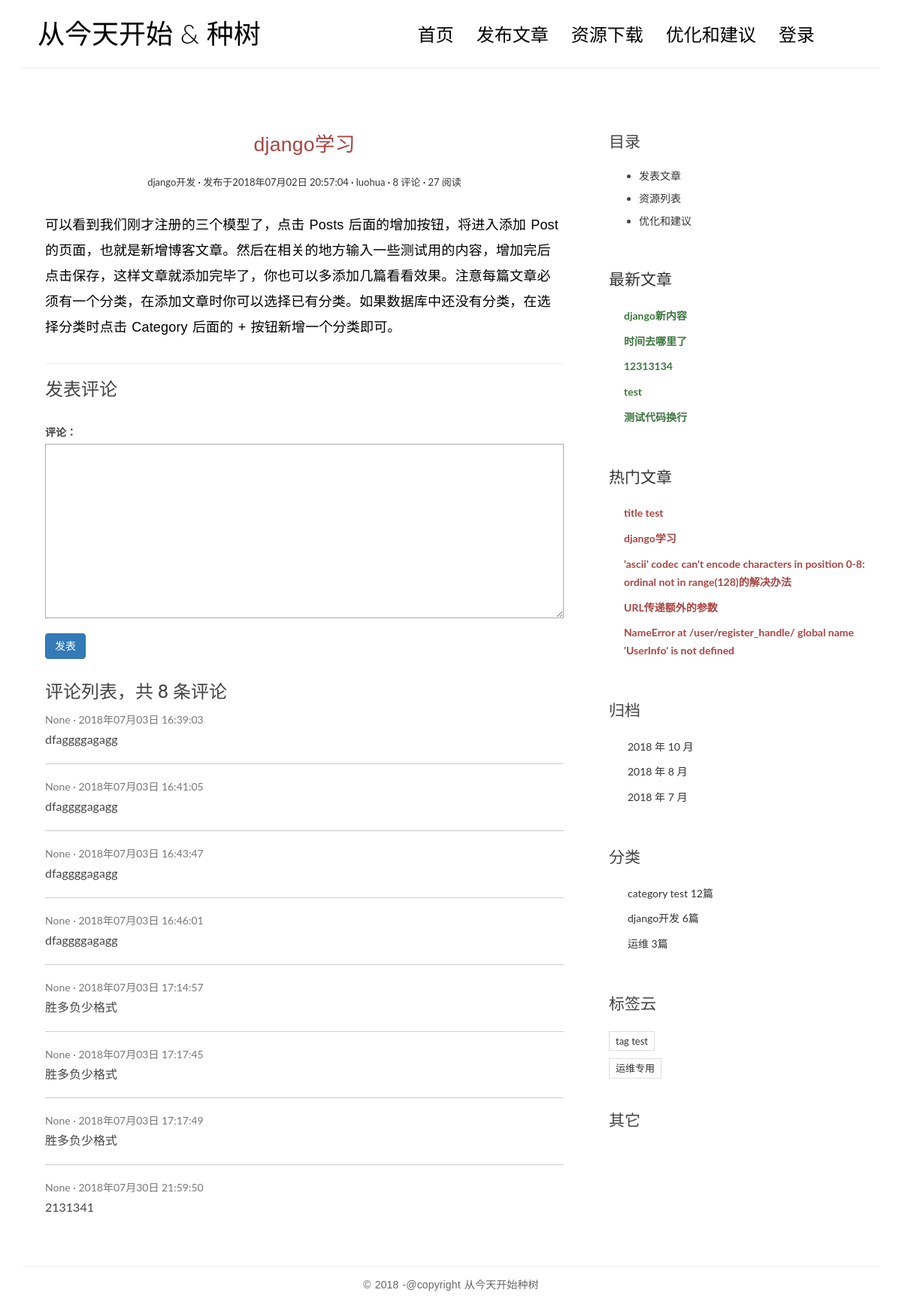
Before: /post/2/ with the older database file.
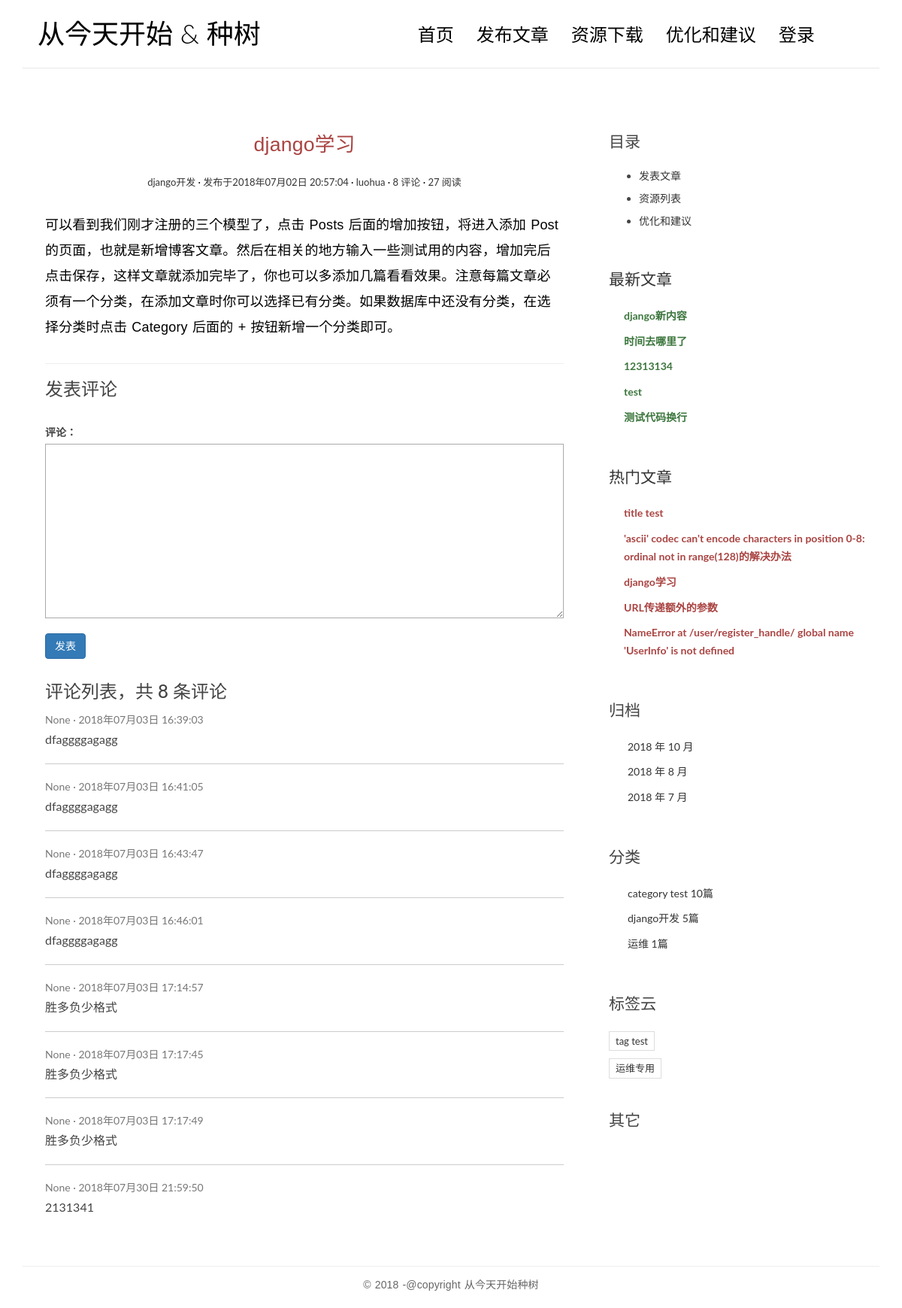
After: the same page with the newer database file.
### comments/models.py (models this page shows, shortened)
class Comment(models.Model):
    name = models.CharField(max_length=100)
    email = models.EmailField(max_length=255,blank=True)
    url = models.URLField(blank=True)
    text = models.TextField()
    create_time = models.DateTimeField(auto_now_add=True)
    post = models.ForeignKey('blog.Post')

### blog/models.py (models this page shows, shortened)
class Post(models.Model):
    title = models.CharField(max_length=100)
    body = models.TextField()
    create_time = models.DateTimeField()
    modify_time = models.DateTimeField()
    excerpt = models.CharField(max_length=200,blank=True)
    category = models.ForeignKey(Category)
    tags = models.ManyToManyField(Tag,blank=True)
    author = models.ForeignKey(User)
    view = models.PositiveIntegerField(default=0)
    def absolute_url(self):
        return reverse('blog:detail',kwargs={'pk':self.pk})
    def auto_increase_view(self):
        self.view +=1
        self.save(update_fields=['view'])

class Category(models.Model):
    name = models.CharField(max_length=100)

class Tag(models.Model):
    name = models.CharField(max_length=100)

### blog/views.py (the view)
# urls.py: url(r'^post/(?P<pk>[0-9]+)/$',views.detail,name='detail'),
def detail(request,pk):
    post = get_object_or_404(Post,pk=pk)
    post.auto_increase_view()
    form = CommentForm()
    comment_list = post.comment_set.all()
    post.body = markdown.markdown(post.body,
                                  extensions=[
                                      'markdown.extensions.extra',
                                      'markdown.extensions.codehilite',
                                      'markdown.extensions.toc',]
                                  )
    context = {"form":form,"post":post,"comment_list":comment_list,"comment_count":post.comment_set.count()}
    return render(request,'blog/detail.html', context =context)

### comments/forms.py
class CommentForm(forms.ModelForm):
    class Meta:
        model = Comment
        fields = ['text']

### blog/templatetags/blog_tags.py (called while the page is built)
@register.simple_tag
def get_recent_psots(num=5):
    return Post.objects.all().order_by('-create_time')[:num]

@register.simple_tag
def archives():
    return Post.objects.dates('create_time','month',order = 'DESC')

@register.simple_tag
def get_categorys():
    return Category.objects.annotate(num_count = Count('post')).filter(num_count__gt=0)

@register.simple_tag
def get_tag():
    return Tag.objects.annotate(num_count=Count('post')).filter(num_count__gt=0)

@register.simple_tag
def hot_article(num=5):
    return Post.objects.all().order_by('-view')[:num]

### templates/blog/detail.html (shortened to what this page needs)
{% extends 'base.html' %}
{% block main %}
<article class="post post-{{ post.pk }}">
  <header class="entry-header">
    <h1 class="entry-title"><p class="text-danger">{{ post.title }}</p></h1>
    <div class="entry-meta">
      <span class="post-category"><a href={% url 'blog:category' post.pk %}>{{ post.category.name }}</a></span>
      <span class="post-date"><a href="#"><time class="entry-date"
                                                datetime="{{ post.create_time|date:'Y年m月d日 H:i:s' }}">发布于{{ post.create_time|date:'Y年m月d日 H:i:s'}}</time></a></span>
      <span class="post-author"><a href="#"  color="red">{{ post.author }}</a></span>
      <span class="comments-link"><a href="#">{{ comment_count }} 评论</a></span>
      <span class="views-count"><a href="#">{{ post.view }} 阅读</a></span>
    </div>
  </header>
  <div class="entry-content clearfix">
    {{ post.body |safe}}
  </div>
</article>
                <section class="comment-area" id="comment-area">
                    <hr>
                    <h3>发表评论</h3>
                    <form action="{% url 'comments:post_comment' post.pk %}" method="post" class="comment-form">
                          <div class="row">
                              {% if user.is_authenticated %}
                                 <div class="col-md-12">
                              <label for="{{ form.text.id_for_label }}"></label>
                              {{ form.text }}
                              {{ form.text.errors }}
                              <button type="submit" class="btn btn-primary">发表</button>
                            </div>
                            {% else %}
                            <div class="col-md-4">
                            </div>
                            <div class="col-md-4">
                            </div>
                            <div class="col-md-12">
                              <label for="{{ form.text.id_for_label }}">评论：</label>
                              {{ form.text }}
                              <button type="submit" class="btn btn-primary">发表</button>
                            </div>
                              {% endif %}
                          </div>
                        </form>
                    <div class="comment-list-panel">
                        <h3>评论列表，共 <span>{{comment_count }}</span> 条评论</h3>
                        <ul class="comment-list list-unstyled">
                            {% for comment in comment_list %}
                            <li class="comment-item">
                                <span class="nickname">{{ comment.name }}</span>
                                <time class="submit-date">{{ comment.create_time|date:'Y年m月d日 H:i:s ' }}</time>
                                <div class="text">
                                    {{ comment.text }}
                                </div>
                            </li>
                            {% empty %}
                                暂无评论
                            {% endfor %}
                        </ul>
                    </div>
                </section>
{% endblock main %}
{% block toc %}
    <div class="widget widget-content">
        <h3 class="widget-title">目录</h3>
        <ul>
            <li>
                <a href="#">发表文章</a>
            </li>
            <li>
                <a href="#">资源列表</a>
            </li>
            <li>
                <a href="#">优化和建议</a>
            </li>
        </ul>
    </div>
{% endblock toc %}

### templates/base.html (shortened to what the changed rows need)
{% load staticfiles %}
{% load blog_tags %}
<!DOCTYPE html>
<html>
<head>
    {% block css %}
    <link rel="stylesheet" href={% static "blog/css/bootstrap.min.css" %}>
    <link rel="stylesheet" href="http://code.ionicframework.com/ionicons/2.0.1/css/ionicons.min.css">
    <link rel="stylesheet" href={% static "blog/css/pace.css" %}>
    <link rel="stylesheet" href={% static "blog/css/custom.css" %}>
    <link rel="stylesheet" href={% static "blog/css/highlights/github.css" %}>
{% endblock css %}
</head>
<body>
<div class="container">
    <header id="site-header">
        <div class="row">
            <div class="col-md-4 col-sm-5 col-xs-8">
                {% block logo %}
                <div class="logo">
                    <h1><a href="blog/index.html"><b>从今天开始</b> &amp; 种树</a></h1>
                </div>
                {% endblock logo %}
            </div>
        </div>
    </header>
</div>
<div class="content-body">
    <div class="container">
        <div class="row">
            <main class="col-md-8">
               {% block main %}
               {% endblock main %}
            </main>
            <aside class="col-md-4">
            <div class="widget widget-recent-posts">
                    {% get_recent_psots as recent_post_list %}
                    <ul>
                        {% for post in recent_post_list %}
                        <li>
                            <a href="{{ post.absolute_url }}" class="text-success"><strong>{{ post.title }}</strong></a>
                        </li>
                    {% empty %}
                            暂无文章
                        {% endfor %}
                    </ul>
                </div>
                        <div class="widget widget-recent-posts">
                        {% hot_article as hot_list %}
                    <ul>
                        {% for hot in hot_list %}
                        <li>
                            <a href="{{ hot.absolute_url }}" class="text-danger"><strong>{{ hot.title }}</strong></a>
                        </li>
                    {% empty %}
                            暂无文章
                        {% endfor %}
                    </ul>
                </div>
                <div class="widget widget-archives">
                    {% archives as date_list %}
                    <ul>
                        {% for date in date_list %}
                        <li>
                            <a href="{% url 'blog:archives' date.year date.month %}">{{ date.year }} 年 {{ date.month }} 月</a>
                        </li>
                        {% empty %}
                            暂无文档
                        {% endfor %}
                    </ul>
                </div>
                <div class="widget widget-category">
                    {% get_categorys as cate_list %}
                    <ul>
                        {% for cate in cate_list %}
                        <li>
                            <a href="{% url 'blog:category' cate.pk %}">{{ cate.name }} <span class="post-count">{{ cate.num_count}}篇</span></a>
                        </li>
                        {% empty %}
                            暂无分类
                        {% endfor %}
                    </ul>
                </div>
                <div class="widget widget-tag-cloud">
                    {% get_tag as tag_list %}
                    {% for tag in tag_list %}
                    <ul>
                        <li>
                            <a href="#">{{ tag.name }}</a>
                        </li>
                        {% empty %}
                        暂无标签
                        {% endfor %}
                    </ul>
                </div>
            </aside>
        </div>
    </div>
</div>
</body>
</html>

Changed rows visible on the page:
changed Post (number 8 of 10 on the later page): moves up the list
computed for Category "category test": num_count "12" → "10"
computed for Category "django开发": num_count "6" → "5"
computed for Category "运维": num_count "3" → "1"
